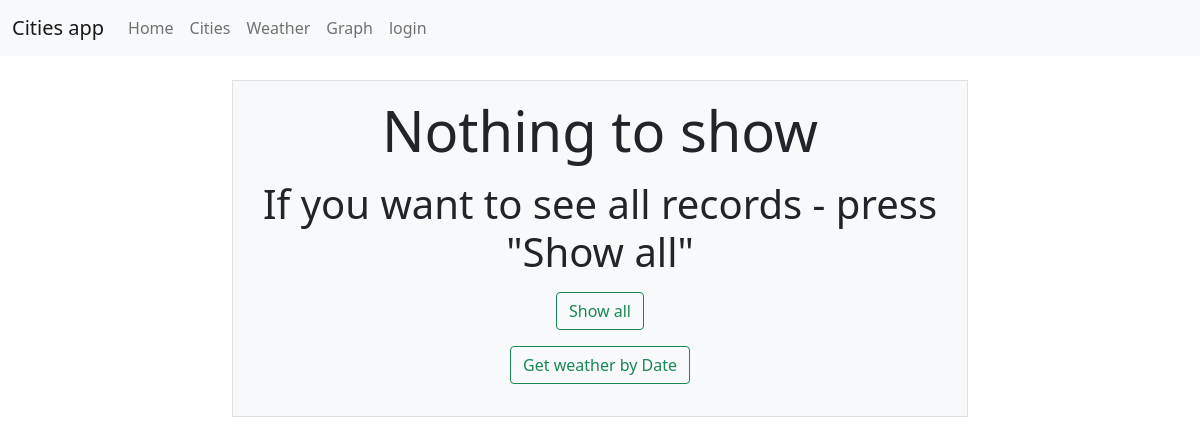
Page /weather/4 on the earlier database version.
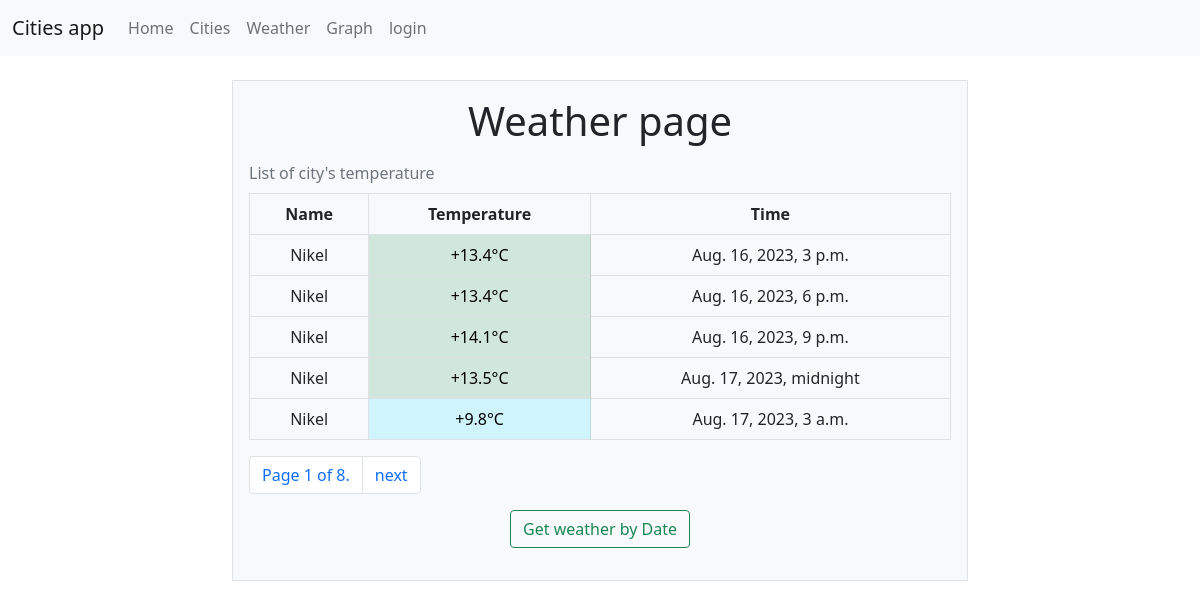
Same page on the later database version.
### apps/weather/models.py (models this page shows, shortened)
class WeatherValue(models.Model):
    class Meta:
        db_table = "cities_weathervalue"
    date = models.DateTimeField(default=datetime.datetime.now())
    value = models.FloatField(default=0)
    cities = models.ForeignKey(City, on_delete=models.CASCADE)

### apps/cities/models.py (models this page shows)
class City(models.Model):
    def __str__(self):
        return self.name
    class Meta:
        db_table = "cities_city"
    name = models.CharField(max_length=255)

### apps/weather/list_views/weather_detail_view.py (the view)
# urls.py: path('<int:id>', CityWeatherListView.as_view(), name='city-weather'),
class CityWeatherListView(ListView):
    paginate_by = 5
    template_name = "weather/weather_list.html"
    context_object_name = "city_weathers"
    def get_queryset(self):
        city_id = self.request.path.split("/")[-1]
        return weather_queries.get_weather_by_city(city_id)

### apps/weather/queries/weather_queries.py (called while the page is built)
def get_weather_by_city(city_id: int):
    return WeatherValue.objects.\
        filter(cities_id=city_id)

### apps/templates/weather/weathervalue_list.html (shortened to what this page needs)
{% extends "base.html"%}
{% block content %}
{% if object_list.count > 0 %}
<h2 class="display-6">Weather page</h2>
    <table class="table align-middle table-bordered caption-top">
        <caption>List of city's temperature</caption>
        <thead>
            <th>Name</th>
            <th>Temperature</th>
            <th>Time</th>
        </thead>
        {% for weather in object_list %}
        <tr>
            <td>{{ weather.cities }}</td>
            {% if weather.value == 0 %}
            <td class="table-light">{{ weather.value }}&deg;C</td>
            {% elif weather.value < 0 %}
            <td class="table-primary">{{ weather.value }}&deg;C</td>
            {% elif weather.value < 10 %}
            <td class="table-info">+{{ weather.value }}&deg;C</td>
            {% elif weather.value < 15 %}
            <td class="table-success">+{{ weather.value }}&deg;C</td>
            {% elif weather.value < 20 %}
            <td class="table-warning">+{{ weather.value }}&deg;C</td>
            {% else %}
            <td class="table-danger">+{{ weather.value }}&deg;C</td>
            {% endif %}
            <td>{{ weather.date }}</td>
        </tr>
        {% endfor %}
    </table>
    <nav aria-label="Page navigation example">
        <ul class="pagination">
            <li class="page-item">
                <a class="page-link">Page {{ page_obj.number }} of {{ paginator.num_pages }}.</a>
            </li>
            {% if page_obj.has_next %}
            <li class="page-item">
                <a class="page-link" href="?page={{ page_obj.next_page_number }}" >next</a>
            </li>
            {% endif %}
        </ul>
    </nav>
    {% else %}
    <div class="mb-3">
        <p class="display-4">Nothing to show</p>
        <p class="display-6">If you want to see all records - press "Show all"</p>
        <a href="/weather" class="btn btn-outline-success">Show all</a>
    </div>
    {% endif %}
<div class="mb-3">
    <a class = "btn btn-outline-success" href="date/">Get weather by Date</a>
</div>
{% endblock content %}

Differences in the rows shown:
added WeatherValue: cities "Nikel", value "13.4", date "Aug. 16, 2023, 3 p.m."
added WeatherValue: cities "Nikel", value "13.4", date "Aug. 16, 2023, 6 p.m."
added WeatherValue: cities "Nikel", value "14.1", date "Aug. 16, 2023, 9 p.m."
added WeatherValue: cities "Nikel", value "13.5", date "Aug. 17, 2023, midnight"
added WeatherValue: cities "Nikel", value "9.8", date "Aug. 17, 2023, 3 a.m."
Other differences:
{{ page_obj.number }}: (not shown) → "1"
{{ paginator.num_pages }}: (not shown) → "8"
text no longer shown: "Nothing to show If you want to see all records - press \"Show all\" Show all"
text now shown: "Weather page List of city's temperature Name Temperature Time Page of . next"
